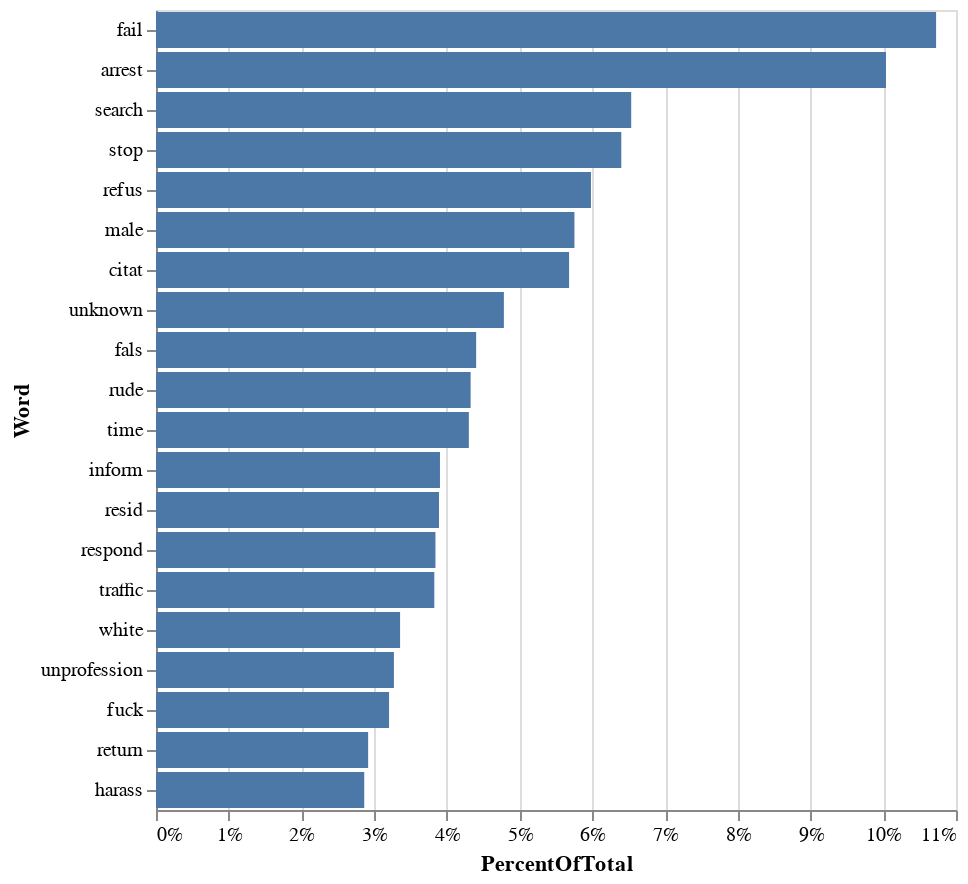

Notebook source saved alongside this figure:
### Code cell
# with stemming
stemmed_data = PreProcess(df, additional_stopwords, True)
stemmed_data.plot_word_distributions(20)

### Figure 1 — Vega-Lite specification as saved in the notebook (floating-point values rounded to 4 significant figures)
{"config": {"view": {"continuousWidth": 400, "continuousHeight": 300}}, "data": {"name": "data-155c57d7bead33861f4d9a6d46334d0f"}, "mark": "bar", "encoding": {"x": {"type": "quantitative", "axis": {"format": ".0%"}, "field": "PercentOfTotal"}, "y": {"type": "nominal", "field": "Word", "sort": "-x"}}, "transform": [{"joinaggregate": [{"op": "sum", "field": "Count", "as": "TotalCount"}]}, {"calculate": "datum.Count / datum.TotalCount", "as": "PercentOfTotal"}], "$schema": "https://vega.github.io/schema/vega-lite/v4.8.1.json", "datasets": {"data-155c57d7bead33861f4d9a6d46334d0f": [{"Word": "fail", "Count": 4810}, {"Word": "arrest", "Count": 4501}, {"Word": "search", "Count": 2930}, {"Word": "stop", "Count": 2869}, {"Word": "refus", "Count": 2682}, {"Word": "male", "Count": 2580}, {"Word": "citat", "Count": 2547}, {"Word": "unknown", "Count": 2145}, {"Word": "fals", "Count": 1974}, {"Word": "rude", "Count": 1940}, {"Word": "time", "Count": 1929}, {"Word": "inform", "Count": 1751}, {"Word": "resid", "Count": 1745}, {"Word": "respond", "Count": 1723}, {"Word": "traffic", "Count": 1716}, {"Word": "white", "Count": 1505}, {"Word": "unprofession", "Count": 1467}, {"Word": "fuck", "Count": 1437}, {"Word": "return", "Count": 1308}, {"Word": "harass", "Count": 1284}]}}
